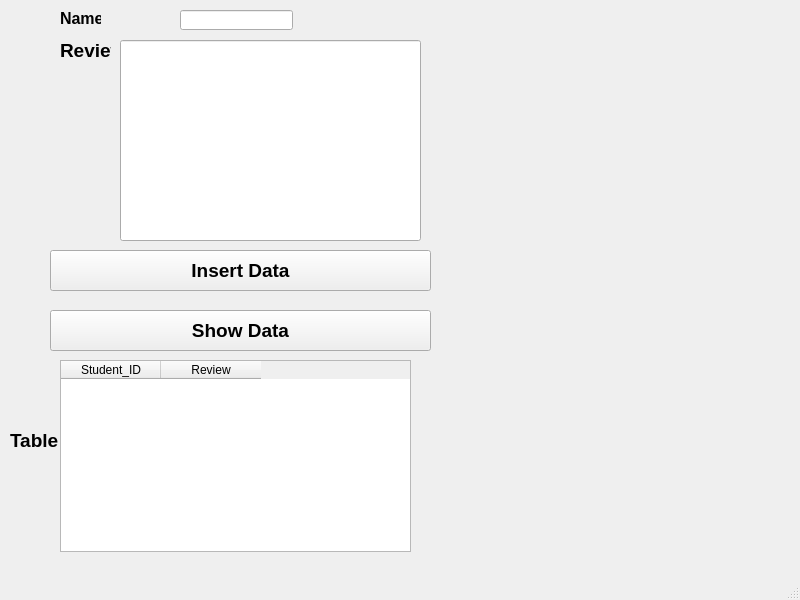
<?xml version="1.0" encoding="UTF-8"?>
<ui version="4.0">
 <class>MainWindow</class>
 <widget class="QMainWindow" name="MainWindow">
  <property name="geometry">
   <rect>
    <x>0</x>
    <y>0</y>
    <width>800</width>
    <height>600</height>
   </rect>
  </property>
  <property name="windowTitle">
   <string>MainWindow</string>
  </property>
  <widget class="QWidget" name="centralwidget">
   <widget class="QLineEdit" name="lineEdit">
    <property name="geometry">
     <rect>
      <x>180</x>
      <y>10</y>
      <width>113</width>
      <height>20</height>
     </rect>
    </property>
   </widget>
   <widget class="QLineEdit" name="lineEdit_2">
    <property name="geometry">
     <rect>
      <x>120</x>
      <y>40</y>
      <width>301</width>
      <height>201</height>
     </rect>
    </property>
   </widget>
   <widget class="QPushButton" name="pushButton_InsertData">
    <property name="geometry">
     <rect>
      <x>50</x>
      <y>250</y>
      <width>381</width>
      <height>41</height>
     </rect>
    </property>
    <property name="font">
     <font>
      <pointsize>14</pointsize>
      <bold>true</bold>
     </font>
    </property>
    <property name="text">
     <string>Insert Data</string>
    </property>
   </widget>
   <widget class="QLabel" name="label">
    <property name="geometry">
     <rect>
      <x>60</x>
      <y>10</y>
      <width>41</width>
      <height>16</height>
     </rect>
    </property>
    <property name="font">
     <font>
      <pointsize>12</pointsize>
      <bold>true</bold>
     </font>
    </property>
    <property name="text">
     <string>Name</string>
    </property>
   </widget>
   <widget class="QLabel" name="label_2">
    <property name="geometry">
     <rect>
      <x>60</x>
      <y>40</y>
      <width>51</width>
      <height>20</height>
     </rect>
    </property>
    <property name="font">
     <font>
      <pointsize>14</pointsize>
      <bold>true</bold>
     </font>
    </property>
    <property name="text">
     <string>Review</string>
    </property>
   </widget>
   <widget class="QTableWidget" name="tableWidget">
    <property name="geometry">
     <rect>
      <x>60</x>
      <y>360</y>
      <width>351</width>
      <height>192</height>
     </rect>
    </property>
    <column>
     <property name="text">
      <string>Student_ID</string>
     </property>
    </column>
    <column>
     <property name="text">
      <string>Review</string>
     </property>
    </column>
   </widget>
   <widget class="QLabel" name="label_3">
    <property name="geometry">
     <rect>
      <x>10</x>
      <y>430</y>
      <width>51</width>
      <height>20</height>
     </rect>
    </property>
    <property name="font">
     <font>
      <pointsize>14</pointsize>
      <bold>true</bold>
     </font>
    </property>
    <property name="text">
     <string>Table</string>
    </property>
   </widget>
   <widget class="QPushButton" name="pushButton_InsertData_2">
    <property name="geometry">
     <rect>
      <x>50</x>
      <y>310</y>
      <width>381</width>
      <height>41</height>
     </rect>
    </property>
    <property name="font">
     <font>
      <pointsize>14</pointsize>
      <bold>true</bold>
     </font>
    </property>
    <property name="text">
     <string>Show Data</string>
    </property>
   </widget>
  </widget>
  <widget class="QMenuBar" name="menubar">
   <property name="geometry">
    <rect>
     <x>0</x>
     <y>0</y>
     <width>800</width>
     <height>17</height>
    </rect>
   </property>
  </widget>
  <widget class="QStatusBar" name="statusbar"/>
 </widget>
 <resources/>
 <connections/>
</ui>
